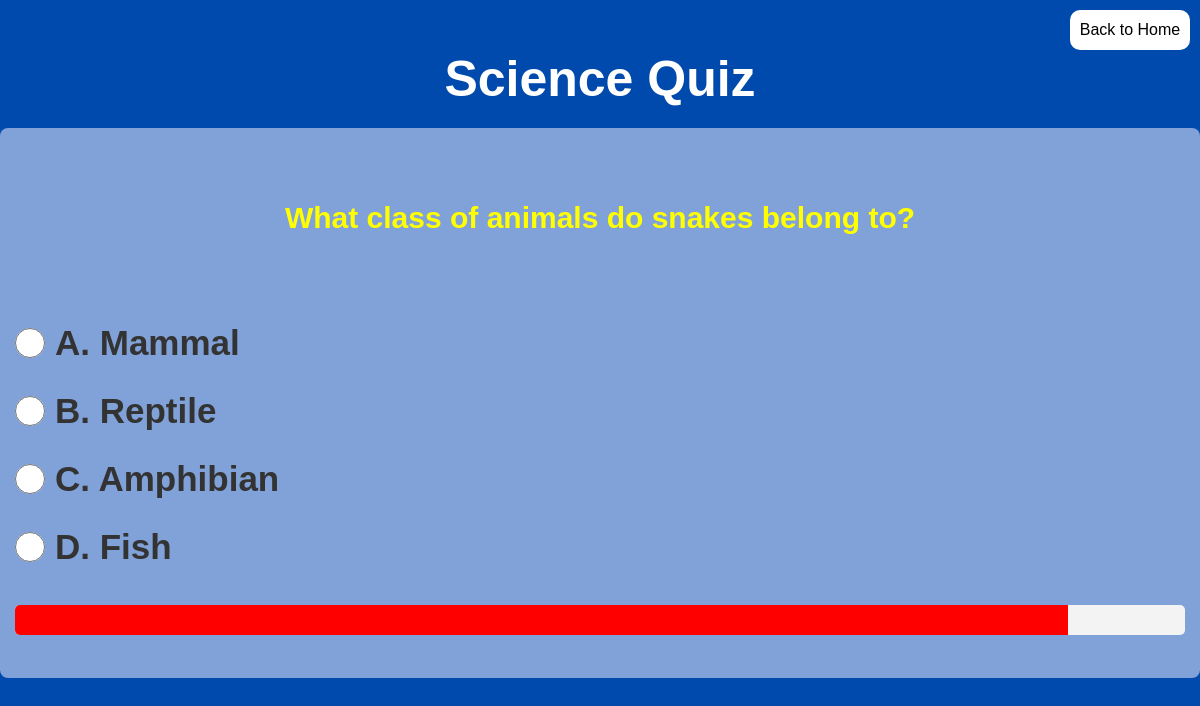
Screenshot of /quiz/2/ (signed in) with the database file from the repository.
### quiz/models.py (models this page shows, shortened)
class Category(models.Model):
    name = models.CharField(max_length=50)

class Question(models.Model):
    category = models.ForeignKey(Category, on_delete=models.CASCADE)
    text = models.CharField(max_length=255)
    answer = models.CharField(max_length=50)

class Choice(models.Model):
    question = models.ForeignKey(Question, on_delete=models.CASCADE)
    choice_text = models.CharField(max_length=100)

### quiz/views.py (the view)
# urls.py: path('quiz/<int:category_id>/', views.quiz, name='quiz'),
@login_required
def quiz(request, category_id):
    try:
        category = Category.objects.get(id=category_id)
    except Category.DoesNotExist:
        return redirect('home')
    questions = Question.objects.filter(category=category).order_by('?')[:15]
    return render(request, 'quiz/quiz.html', {'category': category, 'questions': questions})

### quiz/templates/quiz/quiz.html (shortened to what this page needs)
<!DOCTYPE html>
<html lang="en">
<head>
    {% load static %}
    <link rel="stylesheet" href="{% static 'quiz/style.css' %}">
</head>
<body>
    <div class="closeBtn">
        <a class="closeButton" href="{% url 'home' %}">Back to Home</a>
    </div>
    <h1>{{ category.name }} Quiz</h1>
    <form method="post" action="{% url 'submit_quiz' category.id %}" id="quiz-form">
        {% for question in questions %}
            <div class="question" id="question-{{ question.id }}">
                <p class="questionText">{{ question.text }}</p>
                {% for choice in question.choice_set.all %}
                    <label>
                        <input type="radio" name="question_{{ question.id }}" value="{{ choice.choice_text }}" data-answer="{{ question.answer }}">
                        {{ choice.choice_text }}
                    </label><br>
                {% endfor %}
                <div class="timer-wrapper">
                    <div class="timer-bar" id="timer-bar-{{ question.id }}"></div>
                </div>
            </div>
        {% endfor %}
    </form>
</body>
</html>

### quiz/static/quiz/style.css (style rules this page uses)
*,*::before,*::after { box-sizing: border-box; }
* { margin: 0; padding: 0; }
body { font-family: Arial, sans-serif; background-image:linear-gradient(#004aad,#004aad); color: #333; text-align: center; min-height: 100vh; }
h1 { color: white; font-size: 50px; }
form { display: flex; align-items: center; justify-content: center; flex-direction: column; }
label { display: flex; align-items: center; column-gap: 10px; row-gap: 10px; }
input { width: 30px; height: 20px; cursor: pointer; }
.closeButton { text-decoration: none; color: black; }
.closeBtn { display: flex; justify-content: center; align-items: center; background-color: white; border-radius: 10px; text-align: center; height: 40px; width: 120px; justify-self: flex-end; margin-top: 10px; margin-right: 10px; }

### quiz/templates/quiz/quiz.html (style rules this page uses)
.question { margin: 20px 0; padding: 15px; background: #f0f0ff88; border-radius: 8px; font-size: 24px; height: 550px; width: 1200px; }
.questionText { color: yellow; font-size: 30px; font-weight: bold; height: 150px; margin-bottom: 30px; text-align: center; display: flex; align-items: center; justify-content: center; }
.timer-wrapper { width: 100%; height: 30px; background-color: #f3f3f3; border-radius: 5px; margin-top: 10px; overflow: hidden; }
label { font-size: 35px; font-weight: bold; }
input { height: 30px; }
.timer-bar { height: 100%; background-color: red; width: 100%; transition: width 1s linear; }

### rows the page displays
Category: name "Science"
Question: text "What class of animals do snakes belong to?"
Choice: choice_text "A. Mammal"
Choice: choice_text "B. Reptile"
Choice: choice_text "C. Amphibian"
Choice: choice_text "D. Fish"
